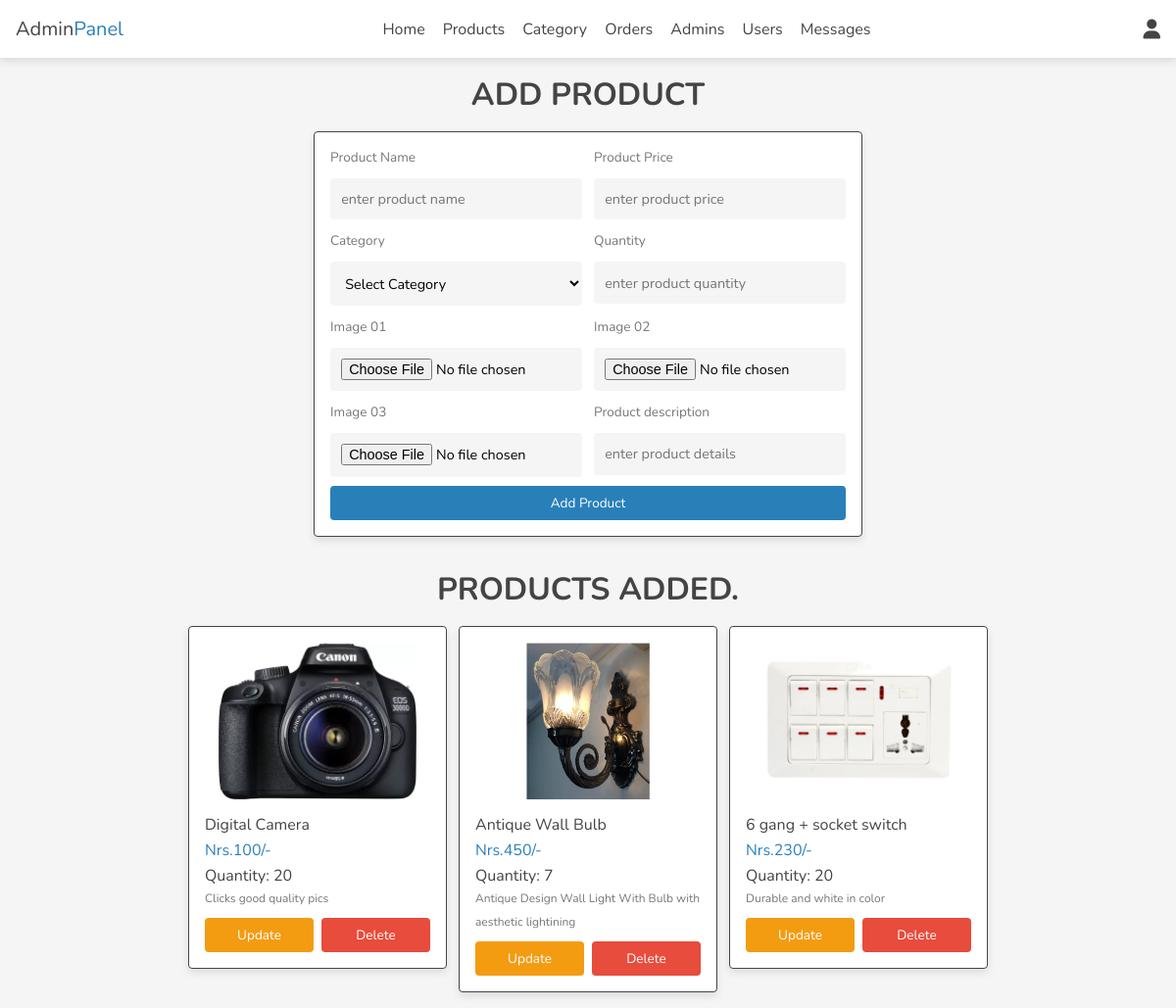
Screenshot of /admin/products.php (signed in) with the database file from the repository.
### tables this page shows
CREATE TABLE `products` (
  `id` int(100) NOT NULL,
  `name` varchar(100) NOT NULL,
  `details` varchar(500) NOT NULL,
  `price` int(10) NOT NULL,
  `image_01` varchar(100) NOT NULL,
  `image_02` varchar(100) NOT NULL,
  `image_03` varchar(100) NOT NULL,
  `category_id` int(100) NOT NULL,
  `quantity` int(11) NOT NULL DEFAULT 0
);

### admin/products.php (the view, shortened to what this page needs)
<?php
include '../components/connect.php';
?>
<!DOCTYPE html>
<html lang="en">
<head>
   <link rel="stylesheet" href="https://cdnjs.cloudflare.com/ajax/libs/font-awesome/6.1.1/css/all.min.css">
   <link rel="stylesheet" href="../css/admin_style.css">
</head>
<body>
   <?php include '../components/admin_header.php'; ?>
   <section class="add-products">
      <h1 class="heading">Add Product</h1>
      <form action="" method="post" enctype="multipart/form-data">
         <div class="flex">
            <div class="inputBox">
               <span>Product Name </span>
               <input type="text" class="box" required maxlength="100" placeholder="enter product name" name="name">
            </div>
            <div class="inputBox">
               <span>Product Price </span>
               <input type="number" min="0" class="box" required max="9999999999" placeholder="enter product price"
                  onkeypress="if(this.value.length == 10) return false;" name="price">
            </div>
            <div class="inputBox">
               <span>Category </span>
               <select name="category_id" class="box" required>
                  <option value="" disabled selected>Select Category</option>
               </select>
            </div>
            <div class="inputBox">
               <span>Quantity </span>
               <input type="number" min="1" class="box" required placeholder="enter product quantity" name="quantity">
            </div>
            <div class="inputBox">
               <span>Image 01 </span>
               <input type="file" name="image_01" accept="image/jpg, image/jpeg, image/png, image/webp" class="box"
                  required>
            </div>
            <div class="inputBox">
               <span>Image 02 </span>
               <input type="file" name="image_02" accept="image/jpg, image/jpeg, image/png, image/webp" class="box"
                  >
            </div>
            <div class="inputBox">
               <span>Image 03 </span>
               <input type="file" name="image_03" accept="image/jpg, image/jpeg, image/png, image/webp" class="box"
                  >
            </div>
            <div class="inputBox">
               <span>Product description </span>
               <textarea name="details" placeholder="enter product details" class="box" required maxlength="500"
                  cols="30" rows="10"></textarea>
            </div>
         </div>
         <input type="submit" value="add product" class="btn" name="add_product">
      </form>
   </section>
   <section class="show-products">
      <h1 class="heading">Products Added.</h1>
      <div class="box-container">
         <?php
         $select_products = $conn->prepare("SELECT * FROM `products`");
         $select_products->execute();
         if ($select_products->rowCount() > 0) {
            while ($fetch_products = $select_products->fetch(PDO::FETCH_ASSOC)) {
               ?>
               <div class="box">
                  <img src="../uploaded_img/<?= $fetch_products['image_01']; ?>" alt="">
                  <div class="name"><?= $fetch_products['name']; ?></div>
                  <div class="price">Nrs.<span><?= $fetch_products['price']; ?></span>/-</div>
                  <div class="quantity">Quantity: <span><?= $fetch_products['quantity']; ?></span></div>
                  <div class="details"><span><?= $fetch_products['details']; ?></span></div>
                  <div class="flex-btn">
                     <a href="update_product.php?update=<?= $fetch_products['id']; ?>" class="option-btn">update</a>
                     <a href="products.php?delete=<?= $fetch_products['id']; ?>" class="delete-btn"
                        onclick="return confirm('delete this product?');">delete</a>
                  </div>
               </div>
               <?php
            }
         } else {
            echo '<p class="empty">no products added yet!</p>';
         }
         ?>
      </div>
   </section>
</body>
</html>

### css/admin_style.css (style rules this page uses)
:root { --main-color:#2980b9; --orange:#f39c12; --red:#e74c3c; --black:#444; --white:#fff; --light-color:#777; --light-bg:#f5f5f5; --border:.2rem solid var(--black); --box-shadow:0 .5rem 1rem rgba(0,0,0,.1); }
* { font-family: 'Nunito', sans-serif; margin:0; padding:0; box-sizing: border-box; outline: none; border:none; text-decoration: none; }
html { font-size: 50%; overflow-x: hidden; }
body { background-color: var(--light-bg); }
section { padding:2rem; max-width: 1200px; margin:0 auto; }
.heading { font-size: 4rem; color:var(--black); margin-bottom: 2rem; text-align: center; text-transform: uppercase; }
.btn, .delete-btn, .option-btn { display: block; width: 100%; margin-top: 1rem; border-radius: .5rem; padding:1rem 3rem; font-size: 1.7rem; text-transform: capitalize; color:var(--white); cursor: pointer; text-align: center; }
.btn { background-color: var(--main-color); }
.option-btn { background-color: var(--orange); }
.delete-btn { background-color: var(--red); }
.flex-btn { display: flex; gap:1rem; }
.add-products form { max-width: 70rem; margin: 0 auto; background-color: var(--white); box-shadow: var(--box-shadow); border:var(--border); border-radius: .5rem; padding:2rem; }
.add-products form .flex { display: flex; gap:1.5rem; flex-wrap: wrap; }
.add-products form .flex .inputBox { flex:1 1 25rem; }
.add-products form span { font-size:1.7rem; color:var(--light-color); }
.add-products form .box { font-size: 1.8rem; background-color: var(--light-bg); border-radius: .5rem; padding:1.4rem; width: 100%; margin-top: 1.5rem; }
.add-products form textarea { height: 5.4rem; resize: none; }
.show-products .box-container { display: grid; grid-template-columns: repeat(auto-fit, 33rem); gap:1.5rem; justify-content: center; align-items: flex-start; }
.show-products .box-container .box { background-color: var(--white); box-shadow: var(--box-shadow); border-radius: .5rem; border:var(--border); padding:2rem; }
.show-products .box-container .box img { width: 100%; height: 20rem; object-fit: contain; margin-bottom: 1.5rem; }
.show-products .box-container .box .name { font-size: 2rem; color:var(--black); }
.show-products .box-container .box .quantity { font-size: 2rem; color:var(--black); }
.show-products .box-container .box .price { font-size: 2rem; color:var(--main-color); margin:.5rem 0; }
.show-products .box-container .box .details { font-size: 1.5rem; color:var(--light-color); line-height: 2; }

### rows the page displays
products: image_01 (picture), name "Digital Camera", price "100", quantity "20", details "Clicks good quality pics"
products: image_01 (picture), name "Antique Wall Bulb", price "450", quantity "7", details "Antique Design Wall Light With Bulb with aesthetic lightining"
products: image_01 (picture), name "6 gang + socket switch", price "230", quantity "20", details "Durable and white in color"
